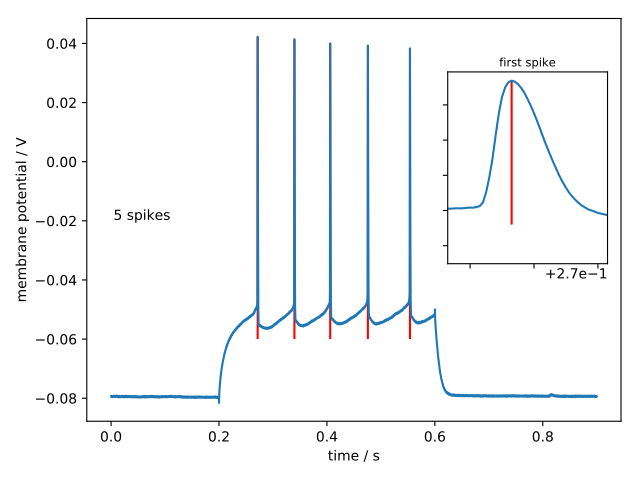

Recreate this plot in Python.
import pathlib
import matplotlib.pyplot as plt

from ajustador import features
import measurements1

try:
    wavename
except NameError:
    wavename, n = 'waves042811', -1

rec = measurements1.waves[wavename][n]

fig = plt.figure()
features.Spikes(rec).plot(figure=fig)

plt.show()
